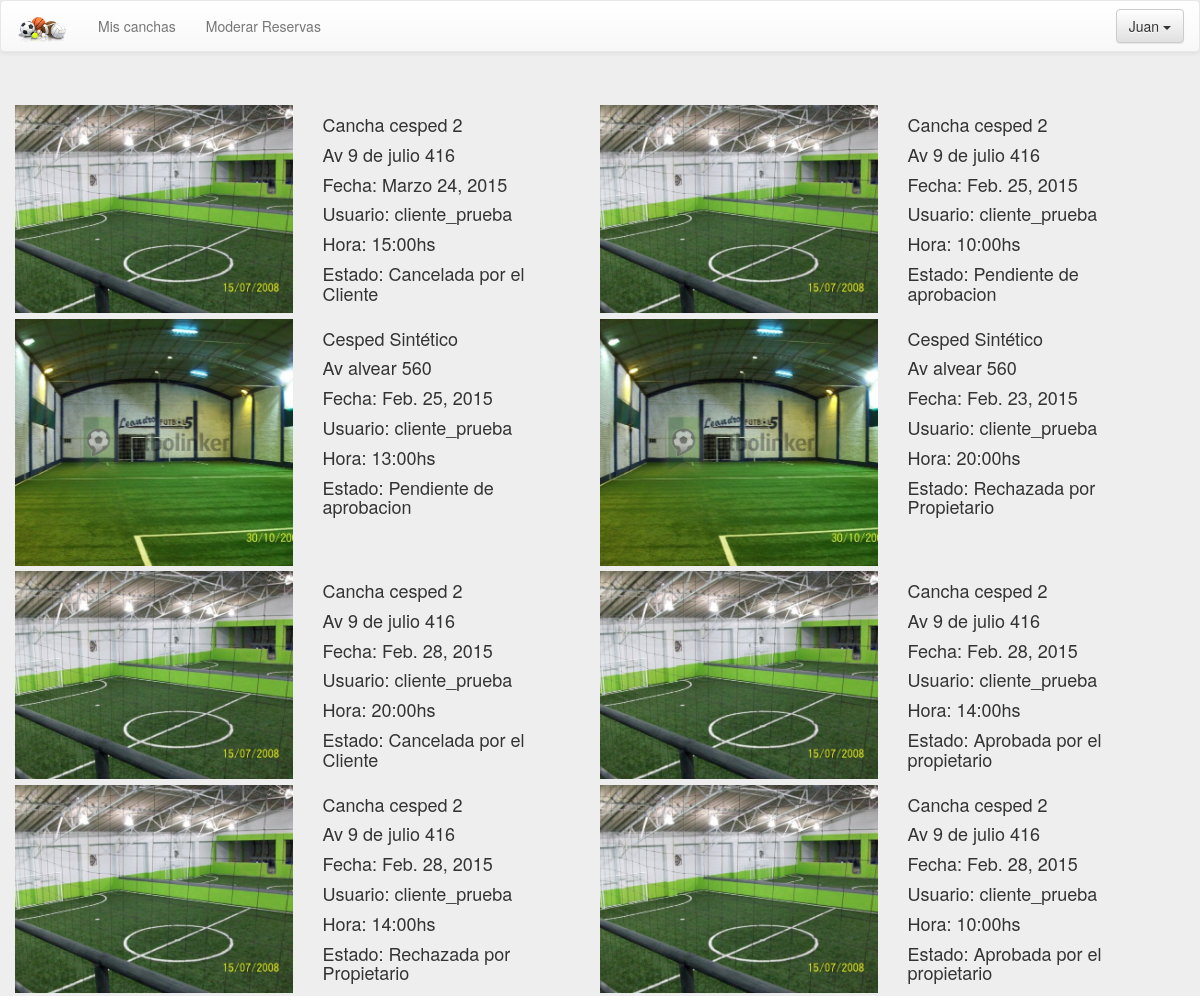
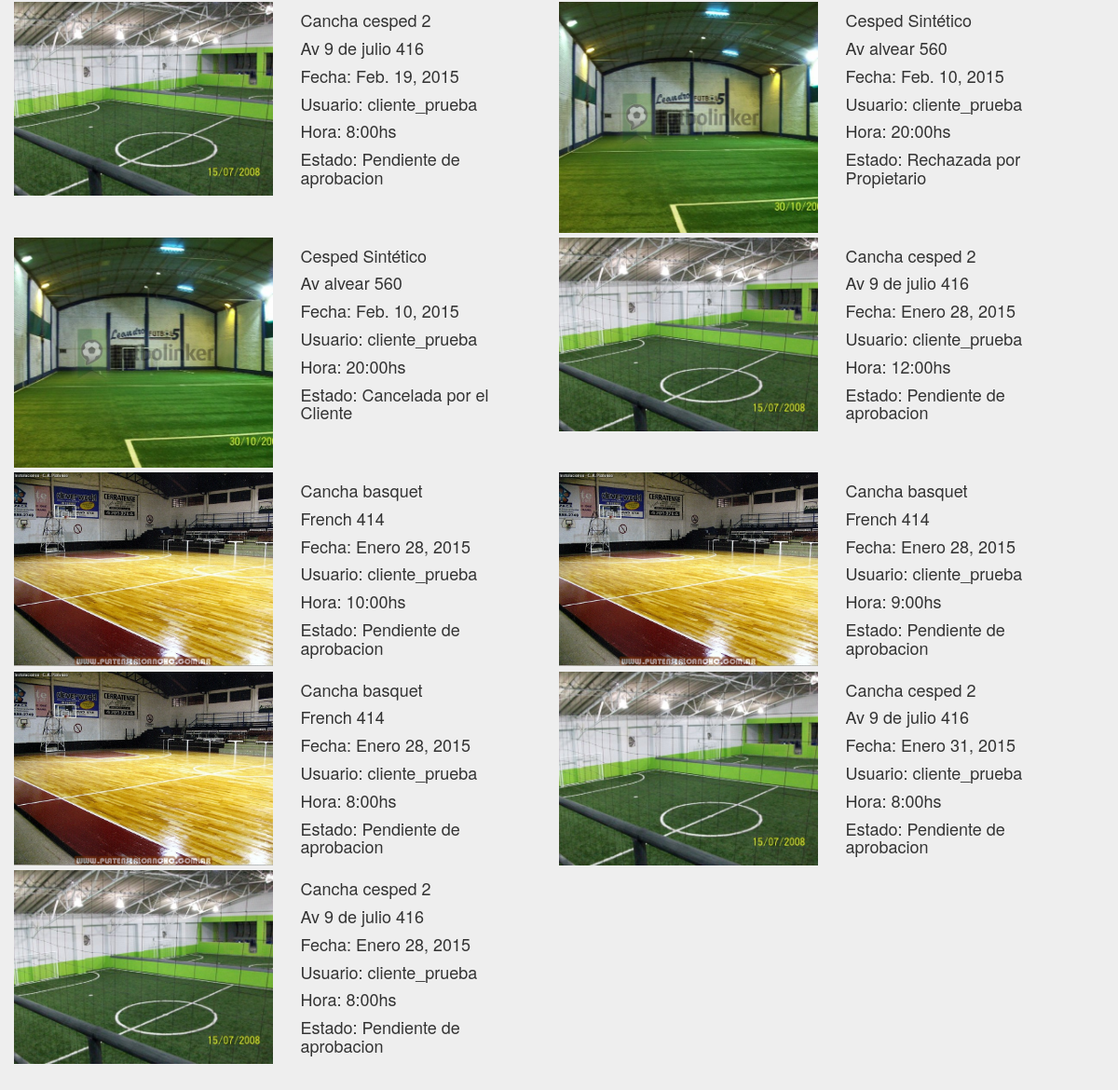
Page /reservaspropietario/ (signed in) on the committed database (2 pictures, top to bottom).
### website/models.py (models this page shows, shortened)
class Reserva(models.Model):
	hora_opciones=(
		('0','00.00 hs'), ('1','01.00 hs'), ('2','02.00 hs'),
		('3','03.00 hs'), ('4','04.00 hs'), ('5','05.00 hs'),
		('6','06.00 hs'), ('7','07.00 hs'), ('8','08.00 hs'),
		('9','09.00 hs'), ('10','10.00 hs'), ('11','11.00 hs'),
		('12','12.00 hs'), ('13','13.00 hs'), ('14','14.00 hs'),
		('15','15.00 hs'), ('16','16.00 hs'), ('17','17.00 hs'),
		('18','18.00 hs'), ('19','19.00 hs'), ('20','20.00 hs'),
		('21','21.00 hs'), ('22','22.00 hs'), ('23','23.00 hs'),
	)
	hora = models.CharField(max_length=4,choices=hora_opciones)
	fecha = models.DateField()
	estado = models.CharField(max_length=50)
	cancha = models.ForeignKey(Cancha)
	usuario = models.ForeignKey(User)

class Cancha(models.Model):
	hora_opciones=(
		('0','00.00 hs'), ('1','01.00 hs'), ('2','02.00 hs'),
		('3','03.00 hs'), ('4','04.00 hs'), ('5','05.00 hs'),
		('6','06.00 hs'), ('7','07.00 hs'), ('8','08.00 hs'),
		('9','09.00 hs'), ('10','10.00 hs'), ('11','11.00 hs'),
		('12','12.00 hs'), ('13','13.00 hs'), ('14','14.00 hs'),
		('15','15.00 hs'), ('16','16.00 hs'), ('17','17.00 hs'),
		('18','18.00 hs'), ('19','19.00 hs'), ('20','20.00 hs'),
		('21','21.00 hs'), ('22','22.00 hs'), ('23','23.00 hs'),
	)
	nombre = models.CharField(max_length=50)
	direccion = models.CharField(max_length=100)
	latitud = models.FloatField(null=True, blank=True)
	longitud = models.FloatField(null=True, blank=True)
	hora_comienzo_atencion = models.CharField(max_length=4,choices=hora_opciones)
	hora_fin_atencion = models.CharField(max_length=4,choices=hora_opciones)
	precio_por_turno = models.FloatField()
	imagen =  models.ImageField(upload_to='canchas', verbose_name='Imágen')
	deporte = models.ForeignKey(Deporte)
	duenio = models.ForeignKey(User)

### website/views.py (the view)
# urls.py: url(r'^reservaspropietario/$' , 'website.views.my_reserves_propietary'),
@login_required(login_url='/login/')
@user_passes_test(is_propiertario)
def my_reserves_propietary(request):
	user = request.user
	canchas_propietario = Cancha.objects.filter(duenio=user)
	reservas = Reserva.objects.filter(cancha__in=canchas_propietario).order_by('-id')
	return render_to_response('list_reserves_propietario.html',
		{'results': reservas,
		'user': user,
		'today': datetime.now()},
		context_instance=RequestContext(request))

### website/views.py (called while the page is built)
def is_propiertario(user):
    return user.groups.filter(name='Propietarios').exists()

### website/templates/list_reserves_propietario.html (shortened to what this page needs)
{% extends "base.html" %}
{% block head %}
<link rel="stylesheet" href="{{ STATIC_URL }}css/list.css">
{% endblock head%}
 {% block body %}
<div class="jumbotron center">
	<div class="container">
		<div class="row">
		{% for result in results %}
			<div class="col-md-6 itemList">
				<div class="col-md-6 element" >
					<img src="{{ result.cancha.imagen.url }}">
				</div>
				<div class="col-md-6">
					<h4>{{result.cancha.nombre}}</h4>
					<h4>{{result.cancha.direccion}}</h4>
					<h4>Fecha: {{result.fecha}}</h4>
					<h4>Usuario: {{result.usuario.username}}</h4>
					<h4>Hora: {{result.hora}}:00hs</h4>
					<h4>Estado: {{result.estado}}</h4>
				</div>
			</div>
			{% if forloop.counter|divisibleby:2 %}
			</div>
                    <div class="row">
                        {% endif %}
                        {% endfor %}
        </div>
	</div>
</div>
{% endblock body %}

### website/templates/base.html (shortened to what this page needs)
<!DOCTYPE html>
 <html class="no-js">
	<head>
			<link rel="stylesheet" href="{{ STATIC_URL }}css/bootstrap.min.css">
			<link rel="stylesheet" href="{{ STATIC_URL }}css/bootstrap-theme.min.css">
			{% block head %}{% endblock head %}
	</head>
	<body>
		<nav class="navbar navbar-default" role="navigation">
		  <div class="container-fluid">
		    <div class="navbar-header">
		      <a class="navbar-brand" href="#">
		      	<img src="{{STATIC_URL}}img/logo.png">
		      </a>
		    </div>
		    <div class="collapse navbar-collapse" id="bs-example-navbar-collapse-1">
		   	{% block nav_links %}
		      <ul class="nav navbar-nav">
		      {% if user.groups.all.0.name == 'Clientes' %}
					<li><a href="/">Inicio</a></li>
					<li><a href="/reservas">Mis Reservas</a></li>
			  {% elif user.groups.all.0.name == 'Propietarios' %}
			  		<li><a href="/miscanchas">Mis canchas</a></li>
					<li><a href="/reservaspropietario">Moderar Reservas</a></li>
			  {% endif %}
			  </ul>
		     {% endblock nav_links %}
		      <ul class="nav navbar-nav navbar-right">
		      {% block nav_right %}
		      {% if user.is_authenticated %}
				<li>
					<div class="dropdown">
						<button class="btn btn-default dropdown-toggle navbar-btn" type="button" id="dropdownMenu1" data-toggle="dropdown">
							{% if user.first_name %}
								{{user.first_name}}
							{% else %}
								{{user.username}}
							{% endif %}
							<span class="caret"></span>
						</button>
					</div>
				</li>
				{% else %}
				<div >
					<a class="btn btn-default navbar-btn" href="/register">Registrarse</a>
					<a class="btn btn-primary navbar-btn" href="/login">Iniciar sesi&oacute;n</a>
				</div>
				{% endif %}
		      {% endblock nav_right %}
		      </ul>
		    </div>
		  </div>
		</nav>
		{% block body %}{% endblock body %}
	</body>
</html>

### website/static/css/list.css (style rules this page uses)
.itemList { margin-top: 5px; padding: 0px; }
.itemList img { width: 100%; height: auto; }
.itemList .element { padding-left: 0px; }

### website/templates/base.html (style rules this page uses)
.jumbotron { margin-bottom: 0; }
body { background-color: #eee }

### rows in the picture
Reserva: cancha.imagen (picture), cancha.nombre "Cancha cesped 2", cancha.direccion "Av 9 de julio 416", fecha "Marzo 24, 2015", usuario.username "cliente_prueba", hora "15", estado "Cancelada por el Cliente"
Reserva: cancha.imagen (picture), cancha.nombre "Cancha cesped 2", cancha.direccion "Av 9 de julio 416", fecha "Feb. 25, 2015", usuario.username "cliente_prueba", hora "10", estado "Pendiente de aprobacion"
Reserva: cancha.imagen (picture), cancha.nombre "Cesped Sintético", cancha.direccion "Av alvear 560", fecha "Feb. 25, 2015", usuario.username "cliente_prueba", hora "13", estado "Pendiente de aprobacion"
Reserva: cancha.imagen (picture), cancha.nombre "Cesped Sintético", cancha.direccion "Av alvear 560", fecha "Feb. 23, 2015", usuario.username "cliente_prueba", hora "20", estado "Rechazada por Propietario"
Reserva: cancha.imagen (picture), cancha.nombre "Cancha cesped 2", cancha.direccion "Av 9 de julio 416", fecha "Feb. 28, 2015", usuario.username "cliente_prueba", hora "20", estado "Cancelada por el Cliente"
Reserva: cancha.imagen (picture), cancha.nombre "Cancha cesped 2", cancha.direccion "Av 9 de julio 416", fecha "Feb. 28, 2015", usuario.username "cliente_prueba", hora "14", estado "Aprobada por el propietario"
Reserva: cancha.imagen (picture), cancha.nombre "Cancha cesped 2", cancha.direccion "Av 9 de julio 416", fecha "Feb. 28, 2015", usuario.username "cliente_prueba", hora "14", estado "Rechazada por Propietario"
Reserva: cancha.imagen (picture), cancha.nombre "Cancha cesped 2", cancha.direccion "Av 9 de julio 416", fecha "Feb. 28, 2015", usuario.username "cliente_prueba", hora "10", estado "Aprobada por el propietario"
Reserva: cancha.imagen (picture), cancha.nombre "Cancha cesped 2", cancha.direccion "Av 9 de julio 416", fecha "Feb. 19, 2015", usuario.username "cliente_prueba", hora "8", estado "Pendiente de aprobacion"
Reserva: cancha.imagen (picture), cancha.nombre "Cesped Sintético", cancha.direccion "Av alvear 560", fecha "Feb. 10, 2015", usuario.username "cliente_prueba", hora "20", estado "Rechazada por Propietario"
Reserva: cancha.imagen (picture), cancha.nombre "Cesped Sintético", cancha.direccion "Av alvear 560", fecha "Feb. 10, 2015", usuario.username "cliente_prueba", hora "20", estado "Cancelada por el Cliente"
Reserva: cancha.imagen (picture), cancha.nombre "Cancha cesped 2", cancha.direccion "Av 9 de julio 416", fecha "Enero 28, 2015", usuario.username "cliente_prueba", hora "12", estado "Pendiente de aprobacion"
Reserva: cancha.imagen (picture), cancha.nombre "Cancha basquet", cancha.direccion "French 414", fecha "Enero 28, 2015", usuario.username "cliente_prueba", hora "10", estado "Pendiente de aprobacion"
Reserva: cancha.imagen (picture), cancha.nombre "Cancha basquet", cancha.direccion "French 414", fecha "Enero 28, 2015", usuario.username "cliente_prueba", hora "9", estado "Pendiente de aprobacion"
Reserva: cancha.imagen (picture), cancha.nombre "Cancha basquet", cancha.direccion "French 414", fecha "Enero 28, 2015", usuario.username "cliente_prueba", hora "8", estado "Pendiente de aprobacion"
Reserva: cancha.imagen (picture), cancha.nombre "Cancha cesped 2", cancha.direccion "Av 9 de julio 416", fecha "Enero 31, 2015", usuario.username "cliente_prueba", hora "8", estado "Pendiente de aprobacion"
Reserva: cancha.imagen (picture), cancha.nombre "Cancha cesped 2", cancha.direccion "Av 9 de julio 416", fecha "Enero 28, 2015", usuario.username "cliente_prueba", hora "8", estado "Pendiente de aprobacion"

### other values in the picture
{{ user.first_name }} "Juan"
